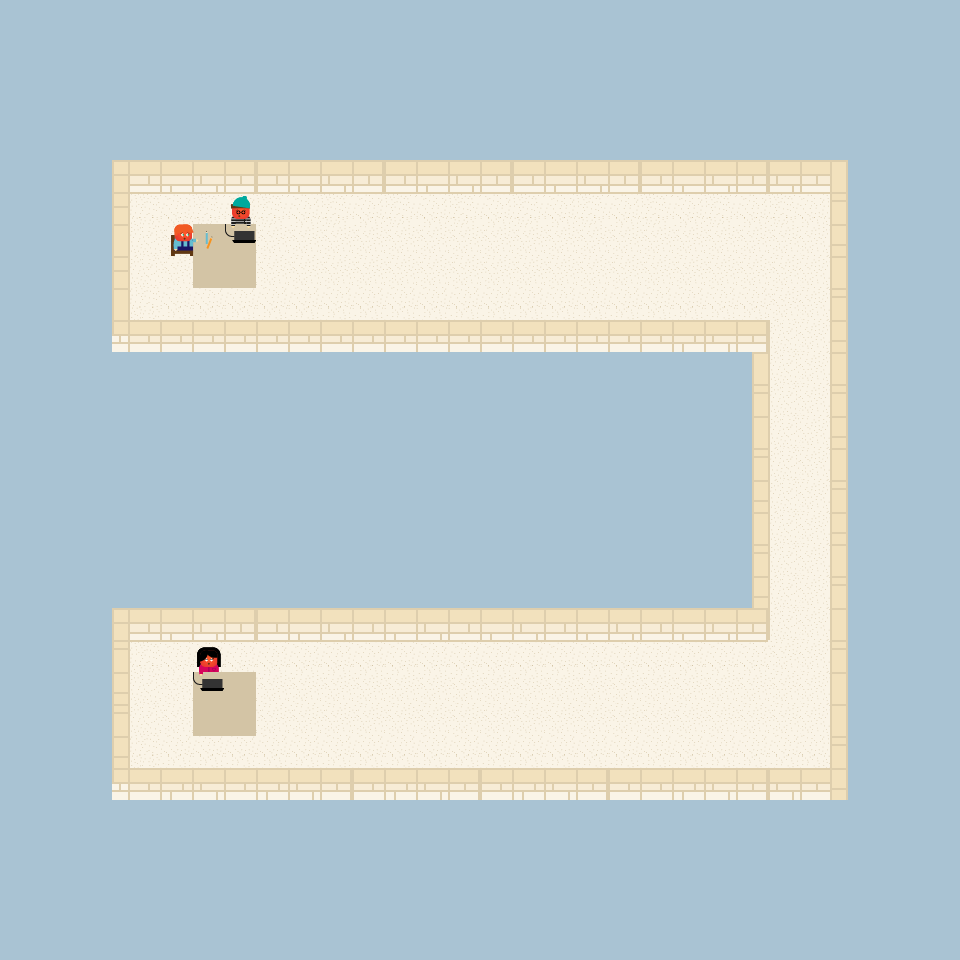

Tiled map render using the project's own tile images. Description and the map definition, with tile-layer contents summarised, below:
An orthogonal 30x30 tile map with 32x32 px tiles, 6 tile layers (Background, Base Objects, Characters, UI objects, ...), 2 tilesets.

<map version="1.2" tiledversion="1.3.1" orientation="orthogonal" renderorder="right-down" compressionlevel="-1" width="30" height="30" tilewidth="32" tileheight="32" infinite="0" nextlayerid="7" nextobjectid="1">
 <tileset firstgid="1" source="../Tileset.tsx" />
 <tileset firstgid="36" source="../Assets.tsx" />
 <layer id="1" name="Background" width="30" height="30">
  <data>[900 cells, 900 non-empty, 27 distinct tile ids]</data>
 </layer>
 <layer id="2" name="Base Objects" width="30" height="30">
  <data>[900 cells, 8 non-empty, 4 distinct tile ids]</data>
 </layer>
 <layer id="3" name="Characters" width="30" height="30">
  <data>[900 cells, 6 non-empty, 6 distinct tile ids]</data>
 </layer>
 <layer id="4" name="UI objects" width="30" height="30">
  <data>[900 cells, 3 non-empty, 2 distinct tile ids]</data>
 </layer>
 <layer id="5" name="UnderAttack" width="30" height="30">
  <data>[900 cells, 3 non-empty, 3 distinct tile ids]</data>
 </layer>
 <layer id="6" name="Flamed" width="30" height="30">
  <data>[900 cells, 3 non-empty, 3 distinct tile ids]</data>
 </layer>
</map>
